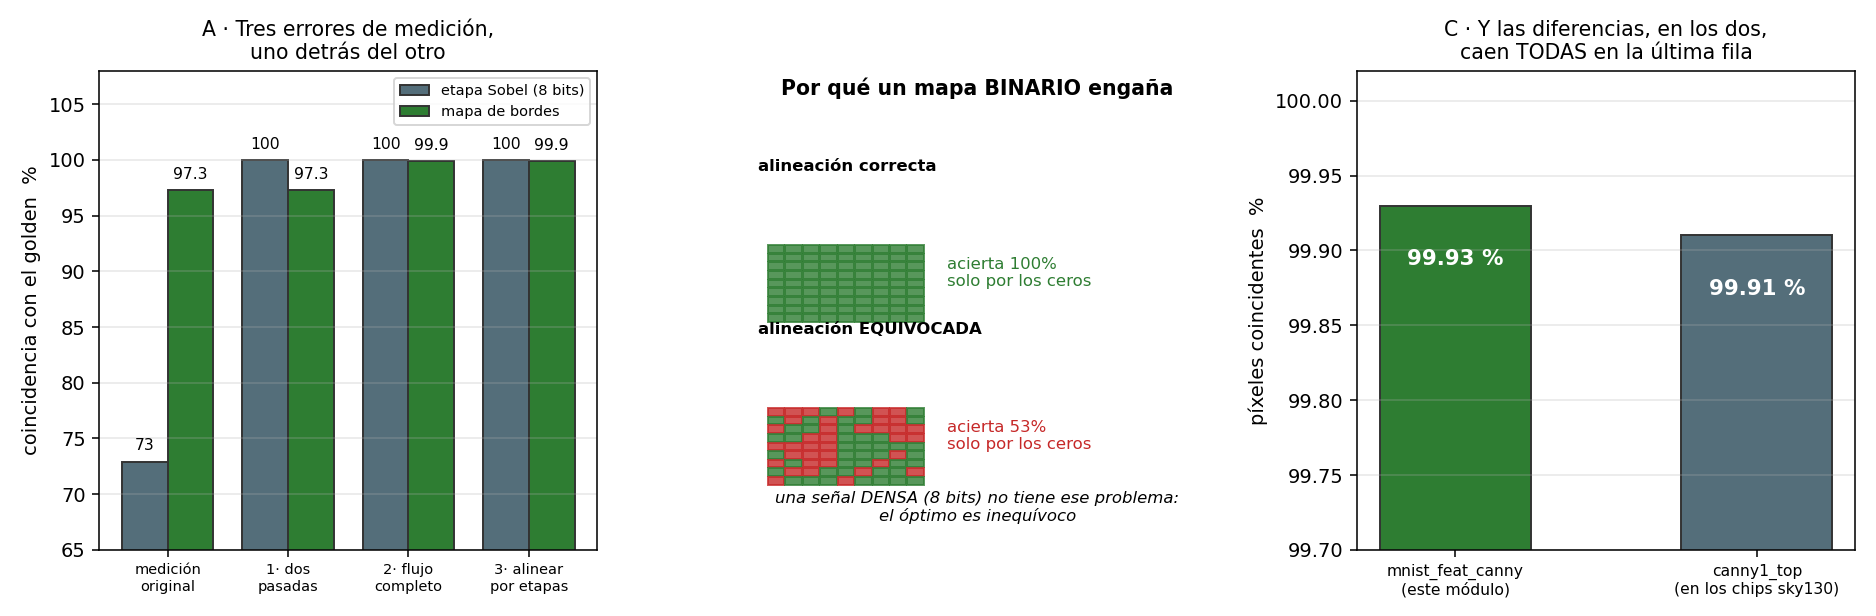

Reproduce this figure in Python.
# === Cuaderno 2 · figura 14: el instrumento que inventaba ===
import numpy as np, matplotlib.pyplot as plt

fig, (a1, a2, a3) = plt.subplots(1, 3, figsize=(13.4, 4.4))

# A · las tres correcciones, una detrás de la otra
et = ["medición\noriginal", "1· dos\npasadas", "2· flujo\ncompleto", "3· alinear\npor etapas"]
val = [97.31, 97.31, 99.93, 99.93]
sob = [72.92, 100.0, 100.0, 100.0]
x = np.arange(4); w = .38
a1.bar(x-w/2, sob, w, color="#546e7a", ec="#333", label="etapa Sobel (8 bits)")
a1.bar(x+w/2, val, w, color="#2e7d32", ec="#333", label="mapa de bordes")
for i,(s,v) in enumerate(zip(sob,val)):
    a1.text(i-w/2, s+1, f"{s:.0f}", ha="center", fontsize=8)
    a1.text(i+w/2, v+1, f"{v:.1f}", ha="center", fontsize=8)
a1.set_xticks(x); a1.set_xticklabels(et, fontsize=7.5); a1.set_ylim(65, 108)
a1.set_ylabel("coincidencia con el golden  %"); a1.legend(fontsize=7.5); a1.grid(axis="y", alpha=.3)
a1.set_title("A · Tres errores de medición,\nuno detrás del otro", fontsize=10.5)

# B · por que un mapa binario engana
a2.axis("off")
a2.text(.5, .95, "Por qué un mapa BINARIO engaña", ha="center", fontsize=10.5, weight="bold")
np.random.seed(3)
m = (np.random.rand(9,9) > .5).astype(int)
for k,(t,off) in enumerate([("alineación correcta",0), ("alineación EQUIVOCADA",2)]):
    y0 = .62 - k*.34
    a2.text(.06, y0+.17, t, fontsize=8.5, weight="bold")
    mm = np.roll(m, off, axis=1)
    ig = (m == mm)
    for r in range(9):
        for c in range(9):
            a2.add_patch(plt.Rectangle((.08+c*.035, y0-r*.018), .033, .016,
                         color="#2e7d32" if ig[r,c] else "#c62828", alpha=.8))
    a2.text(.44, y0-.07, f"acierta {ig.mean():.0%}\nsolo por los ceros", fontsize=8.5,
            color="#c62828" if off else "#2e7d32")
a2.text(.5, .06, "una señal DENSA (8 bits) no tiene ese problema:\nel óptimo es inequívoco",
        ha="center", fontsize=8.5, style="italic")
a2.set_xlim(0,1); a2.set_ylim(0,1)

# C · el resultado, contra el Canny ya fabricado
nm = ["mnist_feat_canny\n(este módulo)", "canny1_top\n(en los chips sky130)"]
v = [99.93, 99.91]
b = a3.bar(nm, v, color=["#2e7d32","#546e7a"], ec="#333", width=.5)
for r,x_ in zip(b,v):
    a3.text(r.get_x()+r.get_width()/2, x_-.04, f"{x_:.2f} %", ha="center",
            color="w", fontsize=11, weight="bold")
a3.set_ylim(99.7, 100.02); a3.set_ylabel("píxeles coincidentes  %"); a3.grid(axis="y", alpha=.3)
a3.set_xticklabels(nm, fontsize=8)
a3.set_title("C · Y las diferencias, en los dos,\ncaen TODAS en la última fila", fontsize=10.5)
plt.tight_layout()
plt.savefig("fig_verificacion.png", dpi=140)
plt.show()
print("etapa Sobel:   72.92 % -> 100.00 %  (volcar dos pasadas)")
print("mapa de bordes: 97.31 % ->  99.93 %  (flujo completo + alinear por etapas)")
print("imagenes exactas: 32/50 · diferencias en la ultima fila: 18/18")
